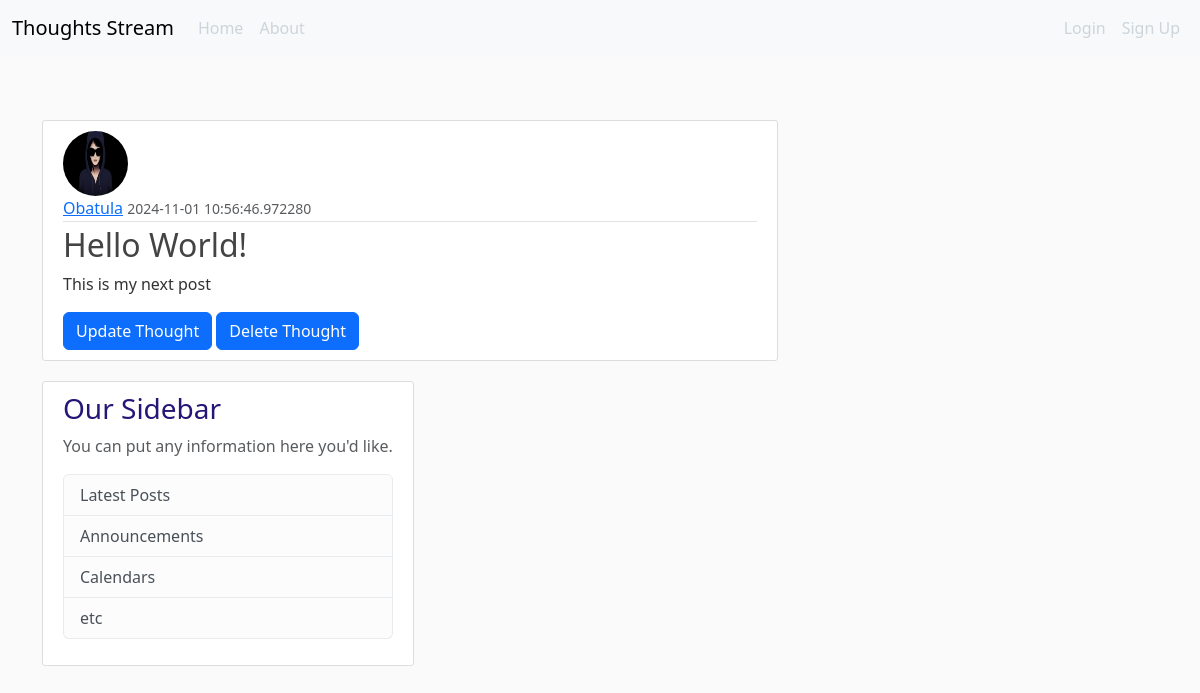
/post/1, run on the app's committed database.
### backend/models.py (models this page shows, shortened)
class User(db.Model, UserMixin):
    id = db.Column(db.Integer, primary_key=True)
    username = db.Column(db.String(20), unique=True, nullable=False)
    email = db.Column(db.String(100), unique=True, nullable=False)
    image = db.Column(db.String(20), default="default.png")
    password = db.Column(db.String(60), nullable=False)
    posts = db.relationship("Post", backref="author", lazy=True)

class Post(db.Model):
    id = db.Column(db.Integer, primary_key=True)
    title = db.Column(db.String(100), nullable=True)
    date = db.Column(db.DateTime, nullable=False, default=datetime.now(timezone.utc))
    content = db.Column(db.Text, nullable=False)
    user_id = db.Column(db.Integer, db.ForeignKey("user.id"), nullable=True)

### backend/routes.py (the view)
@app.route("/post/<int:_id>")
def get_post(_id):
    post = Post.query.get_or_404(_id)
    form = CreatePost()
    return render_template("thought.html", post=post, title="Thought", form=form)

### backend/templates/thought.html (shortened to what this page needs)
{% extends "base.html" %}
{% block content %}
<article class="media content-section">
    <img class="rounded-circle article-img" src="{{ url_for('static', filename=post.author.image) }}" alt="">
    <div class="media-body">
    <div class="article-metadata">
        <a class="mr-2" href="#">{{ post.author.username }}</a>
        <small class="text-muted">{{ post.date }}</small>
    </div>
    <h2 class="article-title">{{ post.title }}</h2>
    <p class="article-content">{{ post.content }}</p>
    </div>
    <button type="button" class="btn btn-primary" data-bs-toggle="modal" data-bs-target="#updateModal">
        Update Thought
    </button>
    <button type="button" class="btn btn-primary" data-bs-toggle="modal" data-bs-target="#deleteModal">
        Delete Thought
    </button>
</div>
{% endblock %}

### backend/static/style.css (style rules this page uses)
body { background: #fafafa; color: #333333; margin: auto; }
h1, h2, h3, h4, h5, h6 { color: #241677; }
.content-section { background: #ffffff; padding: 10px 20px; border: 1px solid #dddddd; border-radius: 3px; margin-bottom: 20px; }
.article-title { color: #444444; }
.article-content { white-space: pre-line; }
.article-img { height: 65px; width: 65px; margin-right: 16px; }
.article-metadata { padding-bottom: 1px; margin-bottom: 4px; border-bottom: 1px solid #e3e3e3 }

### data on the page
User: image (placeholder picture), author.username "Obatula"
Post: date "2024-11-01 10:56:46.972280", title "Hello World!", content "This is my next post"
